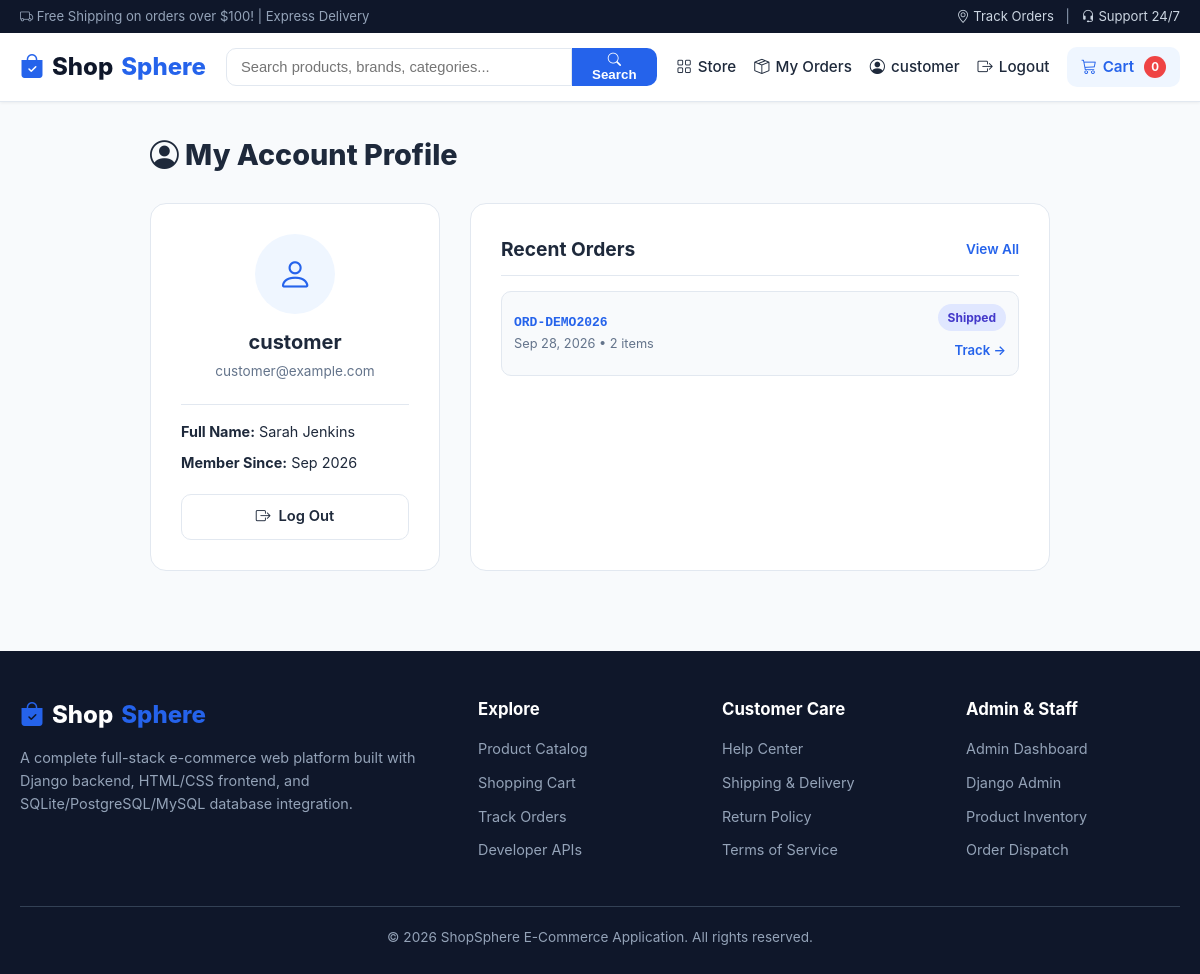
Screenshot of /profile/ (signed in) with the database file from the repository.
### store/models.py (models this page shows, shortened)
class Order(models.Model):
    STATUS_CHOICES = (
        ('Pending', 'Order Placed (Pending)'),
        ('Processing', 'Processing'),
        ('Shipped', 'Shipped'),
        ('Delivered', 'Delivered'),
        ('Cancelled', 'Cancelled'),
    )
    PAYMENT_METHOD_CHOICES = (
        ('cod', 'Cash on Delivery'),
        ('card', 'Credit/Debit Card (Mock)'),
        ('upi', 'UPI / Online (Mock)'),
    )
    PAYMENT_STATUS_CHOICES = (
        ('Pending', 'Pending'),
        ('Completed', 'Completed'),
        ('Failed', 'Failed'),
    )
    user = models.ForeignKey(User, on_delete=models.CASCADE, related_name='orders')
    order_number = models.CharField(max_length=32, unique=True, editable=False)
    full_name = models.CharField(max_length=150)
    email = models.EmailField()
    phone = models.CharField(max_length=20)
    address = models.TextField()
    city = models.CharField(max_length=100)
    state = models.CharField(max_length=100)
    postal_code = models.CharField(max_length=20)
    payment_method = models.CharField(max_length=30, choices=PAYMENT_METHOD_CHOICES, default='cod')
    payment_status = models.CharField(max_length=30, choices=PAYMENT_STATUS_CHOICES, default='Pending')
    subtotal = models.DecimalField(max_digits=10, decimal_places=2, default=0.00)
    shipping_cost = models.DecimalField(max_digits=10, decimal_places=2, default=0.00)
    total_amount = models.DecimalField(max_digits=10, decimal_places=2)
    status = models.CharField(max_length=30, choices=STATUS_CHOICES, default='Pending')
    tracking_number = models.CharField(max_length=60, blank=True, null=True)
    admin_notes = models.TextField(blank=True, null=True)
    created_at = models.DateTimeField(auto_now_add=True)
    updated_at = models.DateTimeField(auto_now=True)
    class Meta:
        ordering = ['-created_at']

### store/views.py (the view)
# urls.py: path('profile/', views.user_profile, name='profile'),
@login_required(login_url='login')
def user_profile(request):
    recent_orders = Order.objects.filter(user=request.user).order_by('-created_at')[:5]
    return render(request, 'store/profile.html', {
        'recent_orders': recent_orders,
        'user': request.user,
    })

### store/context_processors.py (called while the page is built)
def cart_and_categories(request):
    categories = Category.objects.all()
    cart_total_items = 0
    if request.user.is_authenticated:
        cart = Cart.objects.filter(user=request.user).first()
    else:
        session_key = request.session.session_key
        if session_key:
            cart = Cart.objects.filter(session_key=session_key).first()
        else:
            cart = None
    if cart:
        cart_total_items = cart.total_items
    return {
        'nav_categories': categories,
        'cart_count': cart_total_items,
    }

### templates/store/profile.html (shortened to what this page needs)
{% extends 'base.html' %}
{% load static %}
{% block content %}
  <div style="max-width: 900px; margin: 0 auto;">
    <h1 style="font-size: 1.8rem; font-weight: 800; margin-bottom: 25px;">
      <i class="bi bi-person-circle"></i> My Account Profile
    </h1>
    <div class="checkout-grid" style="grid-template-columns: 1fr 2fr;">
      <div class="form-card">
        <div style="text-align: center; margin-bottom: 20px;">
          <div style="width: 80px; height: 80px; border-radius: 50%; background-color: var(--primary-light); color: var(--primary); font-size: 2.2rem; display: flex; align-items: center; justify-content: center; margin: 0 auto 12px;">
            <i class="bi bi-person"></i>
          </div>
          <h2 style="font-size: 1.25rem; font-weight: 700;">{{ user.username }}</h2>
          <span style="font-size: 0.85rem; color: var(--text-muted);">{{ user.email|default:"No email set" }}</span>
        </div>
        <div style="border-top: 1px solid var(--border-color); padding-top: 15px; font-size: 0.9rem;">
          <p style="margin-bottom: 8px;"><strong>Full Name:</strong> {{ user.get_full_name|default:"Not provided" }}</p>
          <p style="margin-bottom: 8px;"><strong>Member Since:</strong> {{ user.date_joined|date:"M Y" }}</p>
        </div>
        <div style="margin-top: 20px;">
          <a href="{% url 'logout' %}" class="btn btn-outline" style="width: 100%;">
            <i class="bi bi-box-arrow-right"></i> Log Out
          </a>
        </div>
      </div>
      <div class="form-card">
        <div style="display: flex; justify-content: space-between; align-items: center; margin-bottom: 15px; border-bottom: 1px solid var(--border-color); padding-bottom: 10px;">
          <h3 style="font-size: 1.2rem; font-weight: 700;">Recent Orders</h3>
          <a href="{% url 'order_history' %}" style="font-size: 0.85rem; font-weight: 600;">View All</a>
        </div>
        {% if recent_orders %}
          <div style="display: flex; flex-direction: column; gap: 12px;">
            {% for o in recent_orders %}
              <div style="padding: 12px; background-color: var(--bg-body); border-radius: var(--radius-md); display: flex; justify-content: space-between; align-items: center; border: 1px solid var(--border-color);">
                <div>
                  <div style="font-family: monospace; font-weight: 700; color: var(--primary);">{{ o.order_number }}</div>
                  <div style="font-size: 0.8rem; color: var(--text-muted);">{{ o.created_at|date:"M d, Y" }} &bull; {{ o.items.count }} items</div>
                </div>
                <div style="text-align: right;">
                  <span class="status-badge status-{{ o.status }}" style="font-size: 0.75rem;">{{ o.status }}</span>
                  <div style="margin-top: 6px;">
                    <a href="{% url 'order_tracking' order_number=o.order_number %}" style="font-size: 0.82rem; font-weight: 600;">
                      Track &rarr;
                    </a>
                  </div>
                </div>
              </div>
            {% endfor %}
          </div>
        {% else %}
          <p style="color: var(--text-muted); font-size: 0.9rem;">You haven't placed any orders yet.</p>
        {% endif %}
      </div>
    </div>
  </div>
{% endblock %}

### templates/base.html (shortened to what this page needs)
{% load static %}
<!DOCTYPE html>
<html lang="en">
<head>
  <link rel="stylesheet" href="{% static 'css/style.css' %}">
  <link rel="stylesheet" href="https://cdn.jsdelivr.net/npm/bootstrap-icons@1.11.3/font/bootstrap-icons.min.css">
</head>
<body>
  <div class="top-bar">
    <div class="container">
      <div><i class="bi bi-truck"></i> Free Shipping on orders over $100! | Express Delivery</div>
      <div>
        <a href="{% url 'order_history' %}"><i class="bi bi-geo-alt"></i> Track Orders</a>
        <span style="margin: 0 8px;">|</span>
        <a href="{% url 'home' %}"><i class="bi bi-headset"></i> Support 24/7</a>
      </div>
    </div>
  </div>
  <nav class="navbar">
    <div class="nav-container">
      <a href="{% url 'home' %}" class="brand-logo">
        <i class="bi bi-bag-check-fill" style="color: var(--primary);"></i>
        Shop<span>Sphere</span>
      </a>
      <form action="{% url 'home' %}" method="GET" class="nav-search">
        <input type="text" name="q" placeholder="Search products, brands, categories..." value="{{ request.GET.q }}">
        <button type="submit"><i class="bi bi-search"></i> Search</button>
      </form>
      <ul class="nav-links">
        <li><a href="{% url 'home' %}"><i class="bi bi-grid"></i> Store</a></li>
        {% if user.is_authenticated %}
          <li>
            <a href="{% url 'order_history' %}">
              <i class="bi bi-box-seam"></i> My Orders
            </a>
          </li>
          <li>
            <a href="{% url 'profile' %}">
              <i class="bi bi-person-circle"></i> {{ user.username }}
            </a>
          </li>
          <li>
            <a href="{% url 'logout' %}" title="Log Out">
              <i class="bi bi-box-arrow-right"></i> Logout
            </a>
          </li>
        {% else %}
          <li><a href="{% url 'login' %}"><i class="bi bi-box-arrow-in-right"></i> Login</a></li>
          <li><a href="{% url 'register' %}" class="btn-sm btn-primary" style="color:#fff !important;">Register</a></li>
        {% endif %}
        <li>
          <a href="{% url 'cart' %}" class="cart-btn">
            <i class="bi bi-cart3"></i> Cart
            <span class="cart-badge">{{ cart_count|default:"0" }}</span>
          </a>
        </li>
      </ul>
    </div>
  </nav>
  <main>
    <div class="container">
      {% block content %}{% endblock %}
    </div>
  </main>
  <footer>
    <div class="container">
      <div class="footer-grid">
        <div class="footer-col">
          <div class="brand-logo" style="color: #fff; margin-bottom: 12px;">
            <i class="bi bi-bag-check-fill" style="color: var(--primary);"></i> Shop<span>Sphere</span>
          </div>
          <p style="font-size: 0.9rem; line-height: 1.6;">
            A complete full-stack e-commerce web platform built with Django backend, HTML/CSS frontend, and SQLite/PostgreSQL/MySQL database integration.
          </p>
        </div>
        <div class="footer-col">
          <h4>Explore</h4>
          <ul class="footer-links">
            <li><a href="{% url 'home' %}">Product Catalog</a></li>
            <li><a href="{% url 'cart' %}">Shopping Cart</a></li>
            <li><a href="{% url 'order_history' %}">Track Orders</a></li>
            <li><a href="{% url 'api_products_list' %}" target="_blank">Developer APIs</a></li>
          </ul>
        </div>
        <div class="footer-col">
          <h4>Customer Care</h4>
          <ul class="footer-links">
            <li><a href="{% url 'home' %}">Help Center</a></li>
            <li><a href="{% url 'home' %}">Shipping & Delivery</a></li>
            <li><a href="{% url 'home' %}">Return Policy</a></li>
            <li><a href="{% url 'home' %}">Terms of Service</a></li>
          </ul>
        </div>
        <div class="footer-col">
          <h4>Admin & Staff</h4>
          <ul class="footer-links">
            <li><a href="{% url 'admin_dashboard' %}">Admin Dashboard</a></li>
            <li><a href="/admin/" target="_blank">Django Admin</a></li>
            <li><a href="{% url 'admin_product_list' %}">Product Inventory</a></li>
            <li><a href="{% url 'admin_order_list' %}">Order Dispatch</a></li>
          </ul>
        </div>
      </div>
      <div class="footer-bottom">
        &copy; 2026 ShopSphere E-Commerce Application. All rights reserved.
      </div>
    </div>
  </footer>
</body>
</html>

### static/css/style.css (style rules this page uses)
:root { --primary: #2563eb; --primary-hover: #1d4ed8; --primary-light: #eff6ff; --secondary: #0f172a; --accent: #10b981; --accent-hover: #059669; --warning: #f59e0b; --danger: #ef4444; --danger-light: #fef2f2; --text-main: #1e293b; --text-muted: #64748b; --bg-body: #f8fafc; --bg-card: #ffffff; --border-color: #e2e8f0; --border-focus: #93c5fd; --radius-sm: 6px; --radius-md: 10px; --radius-lg: 16px; --shadow-sm: 0 1px 3px rgba(0,0,0,0.06); --shadow-md: 0 4px 12px rgba(0,0,0,0.08); --shadow-lg: 0 10px 25px rgba(0,0,0,0.1); --transition: all 0.2s ease-in-out; }
* { box-sizing: border-box; margin: 0; padding: 0; }
body { font-family: -apple-system, BlinkMacSystemFont, "Segoe UI", Roboto, "Helvetica Neue", Arial, sans-serif; color: var(--text-main); background-color: var(--bg-body); line-height: 1.6; min-height: 100vh; display: flex; flex-direction: column; }
a { color: var(--primary); text-decoration: none; transition: var(--transition); }
.container { width: 100%; max-width: 1200px; margin: 0 auto; padding: 0 20px; }
.top-bar { background-color: var(--secondary); color: #94a3b8; font-size: 0.82rem; padding: 6px 0; }
.top-bar .container { display: flex; justify-content: space-between; align-items: center; }
.top-bar a { color: #cbd5e1; }
.navbar { background-color: var(--bg-card); border-bottom: 1px solid var(--border-color); position: sticky; top: 0; z-index: 1000; box-shadow: var(--shadow-sm); }
.nav-container { display: flex; align-items: center; justify-content: space-between; padding: 14px 20px; max-width: 1200px; margin: 0 auto; gap: 20px; }
.brand-logo { font-size: 1.5rem; font-weight: 800; color: var(--secondary); display: flex; align-items: center; gap: 8px; }
.brand-logo span { color: var(--primary); }
.nav-search { flex: 1; max-width: 500px; display: flex; }
.nav-search input { width: 100%; padding: 10px 14px; border: 1px solid var(--border-color); border-radius: var(--radius-md) 0 0 var(--radius-md); outline: none; font-size: 0.92rem; transition: var(--transition); }
.nav-search button { background-color: var(--primary); color: #fff; border: none; padding: 0 18px; border-radius: 0 var(--radius-md) var(--radius-md) 0; cursor: pointer; font-weight: 600; transition: var(--transition); }
.nav-links { display: flex; align-items: center; gap: 18px; list-style: none; }
.nav-links a { font-weight: 500; font-size: 0.95rem; color: var(--text-main); display: flex; align-items: center; gap: 6px; }
.cart-btn { position: relative; background-color: var(--primary-light); color: var(--primary) !important; padding: 8px 14px; border-radius: var(--radius-md); font-weight: 600 !important; }
.cart-badge { background-color: var(--danger); color: #fff; font-size: 0.72rem; font-weight: 700; padding: 2px 7px; border-radius: 20px; margin-left: 4px; }
main { flex: 1; padding: 30px 0; }
.btn { display: inline-flex; align-items: center; justify-content: center; gap: 8px; padding: 10px 18px; border-radius: var(--radius-md); font-size: 0.92rem; font-weight: 600; border: none; cursor: pointer; transition: var(--transition); text-align: center; width: 100%; }
.btn-outline { background-color: transparent; border: 1px solid var(--border-color); color: var(--text-main); }
.checkout-grid { display: grid; grid-template-columns: 3fr 2fr; gap: 30px; }
.form-card { background-color: var(--bg-card); border-radius: var(--radius-lg); border: 1px solid var(--border-color); padding: 30px; }
.status-badge { display: inline-block; padding: 4px 10px; border-radius: 20px; font-size: 0.78rem; font-weight: 700; }
.status-Shipped { background-color: #e0e7ff; color: #4338ca; }
footer { background-color: var(--secondary); color: #94a3b8; padding: 45px 0 25px; margin-top: 50px; }
.footer-grid { display: grid; grid-template-columns: 2fr 1fr 1fr 1fr; gap: 30px; margin-bottom: 35px; }
.footer-col h4 { color: #fff; font-size: 1.05rem; margin-bottom: 14px; }
.footer-links { list-style: none; }
.footer-links li { margin-bottom: 8px; }
.footer-links a { color: #94a3b8; font-size: 0.9rem; }
.footer-bottom { text-align: center; border-top: 1px solid #334155; padding-top: 20px; font-size: 0.85rem; }

### rows the page displays
Order: order_number "ORD-DEMO2026", created_at "Sep 28, 2026", items.count "2", status "Shipped"

### other values shown
{{ user.username }} "customer"
{{ cart_count|default:"0" }} "0"
{{ user.email|default:"No email set" }} "customer@example.com"
{{ user.get_full_name|default:"Not provided" }} "Sarah Jenkins"
{{ user.date_joined|date:"M Y" }} "Sep 2026"
